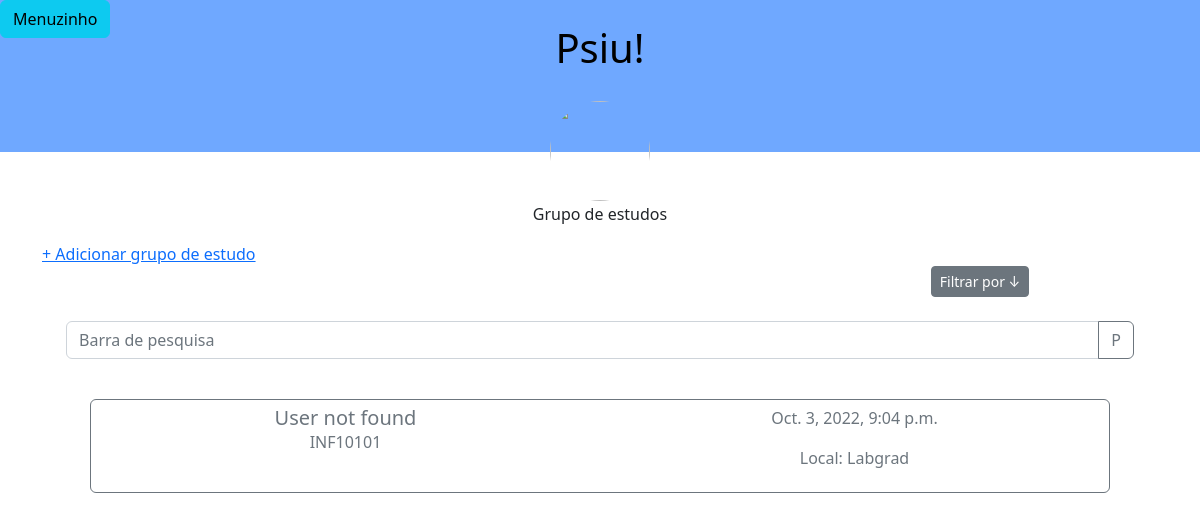
Page /psiu/grupo_estudos/ on the earlier database version.
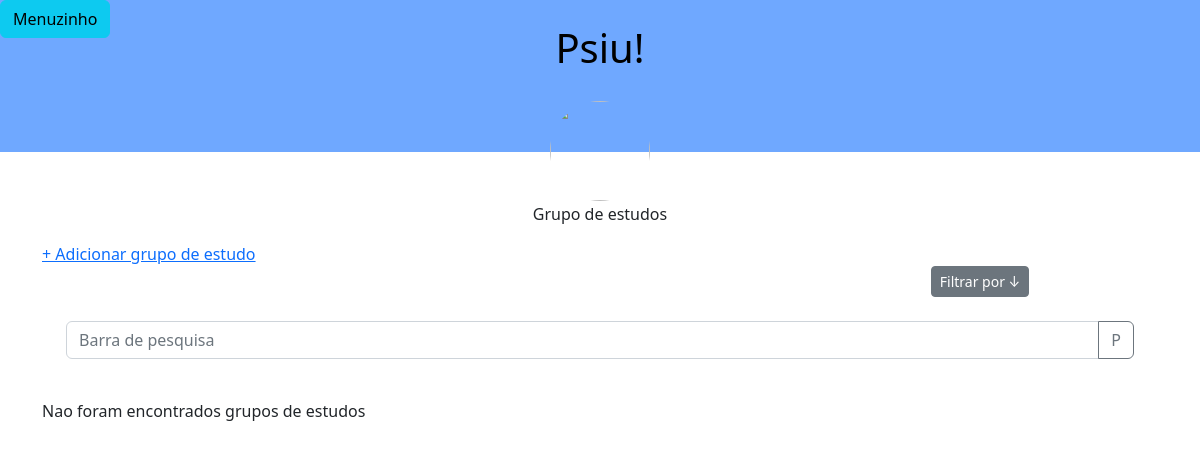
Same page on the later database version.
### psiu/models.py (models this page shows, shortened)
class Estudos(models.Model):
  criador = models.ForeignKey(User, on_delete=models.CASCADE,default=1)
  materia = models.CharField(max_length=10)
  local = models.CharField(max_length=30,blank=True)
  dataHora = models.DateTimeField(blank=True)
  vagas = models.IntegerField(blank=True, default=-1)
  adicionais = models.CharField(max_length=254, default='',blank=True)

### psiu/views.py (the view)
# urls.py: path('grupo_estudos/', views.grupo_estudos, name='grupo_estudos'),
def grupo_estudos(request):
    grupo_de_estudos = Estudos.objects.all().values() #to update with filters
    print(grupo_de_estudos.values())
    fitro_form = estudosFilter()
    if request.method == "GET":
        for grupo in grupo_de_estudos:
            if 'criador' in grupo and grupo['criador']!="NULL":
                name = Perfil.objects.get(pk=grupo['criador'])
                if name:
                    grupo['nomeUser'] = name
                continue
            grupo['nomeUser'] = "User not found"
    elif request.method == "POST":
        grupo_de_estudos = filtrar_estudos(request,grupo_de_estudos)
    return render(request, 'psiu/estudos.html',{'title':'Grupo de estudos','grupo_estudos':grupo_de_estudos,'fitro_form':fitro_form})

### psiu/forms.py
class estudosFilter(forms.ModelForm):
    class Meta:
        model = Estudos
        fields = ('materia', 'local', 'dataHora', 'vagas', 'adicionais')
    def __init__(self, *args, **kwargs):
        super().__init__(*args, **kwargs)
        self.fields['materia'].widget.attrs.update({"class": "form-control"})
        self.fields['local'].widget.attrs.update({"class": "form-control"})
        self.fields['dataHora'].widget.attrs.update({"class": "form-control"})
        self.fields['vagas'].widget.attrs.update({"class": "form-control"})
        self.fields['adicionais'].widget.attrs.update({"class": "form-control"})

### templates/psiu/estudos.html (shortened to what this page needs)
{% extends 'base.html' %}
{% block image-page %}
    <img src="https://media.discordapp.net/attachments/1004623388758777966/1019419539966013521/unknown.png" class="mx-auto d-block rounded-circle position-absolute top-100 start-50 translate-middle" height="100" width="100" style="margin-top:23px">
{% endblock %}
{% block content %}
<a href="{% url 'psiu:criar_estudos' %}">+ Adicionar grupo de estudo</a>
<!doctype html>
<html lang = "pt-br">
<div class = "text-center" style = "color: rgba(0,0,0,1)">
    <div class="row">
        <div class="col">
        </div>
        <div class="col">
        </div>
        <div class="col">
            <button type="button" class="btn btn-secondary btn-sm" data-toggle="modal" data-target="#fitro_form">
                Filtrar por ↓
            </button>
        </div>
    </div>
    <br>
    <div class="row">
        <div class="center">
            <div class="input-group mb-3 ms-4">
                <input type="text" class="form-control" placeholder="Barra de pesquisa" aria-label="Recipient's username" aria-describedby="basic-addon2" width="100">
                <button class="btn btn-outline-secondary me-5" type="button" id="button-addon2">P</button>
              </div>
        </div>
    </div>
</div>
<br>
{% if grupo_estudos %}
    {% for i in grupo_estudos %}
    <div class="row">
        <div class="d-grid gap-2 col">
            <a href="{% url 'psiu:info_estudos' i.id %}" class="btn btn-outline-secondary mb-4 ms-5 me-5" >
                <div class="card-body">
                    <div class="row">
                        <div class="col">
                            <h5 class="card-title">{{i.nomeUser}}</h5>
                            <p class="card-text">{{i.materia}}</p>
                        </div>
                        <div class="col">
                            <p class="card-text">{{i.dataHora}}</p>
                            <p class="card-text-center">Local: {{i.local}}</p>
                        </div>
                    </div>
                </div>
            </a>
        </div>
        <br>
    </div>
    {% endfor %}
{% else %}
    Nao foram encontrados grupos de estudos
{% endif  %}
{% endblock  %}

Differences in the rows shown:
removed Estudos: nomeUser "User not found", materia "INF10101", dataHora "Oct. 3, 2022, 9:04 p.m.", local "Labgrad"
Other differences:
text now shown: "Nao foram encontrados grupos de estudos"
